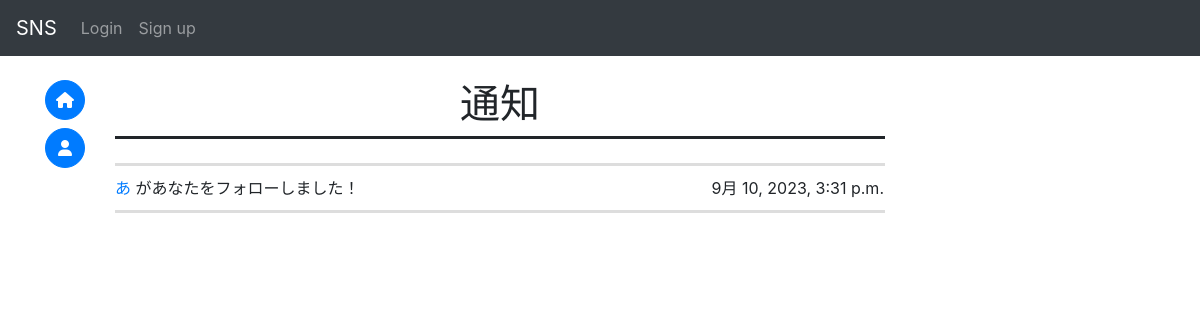
Before: /sns/notice/ac20daa5716d4be9b03715f506b8e887/ with the older database file.
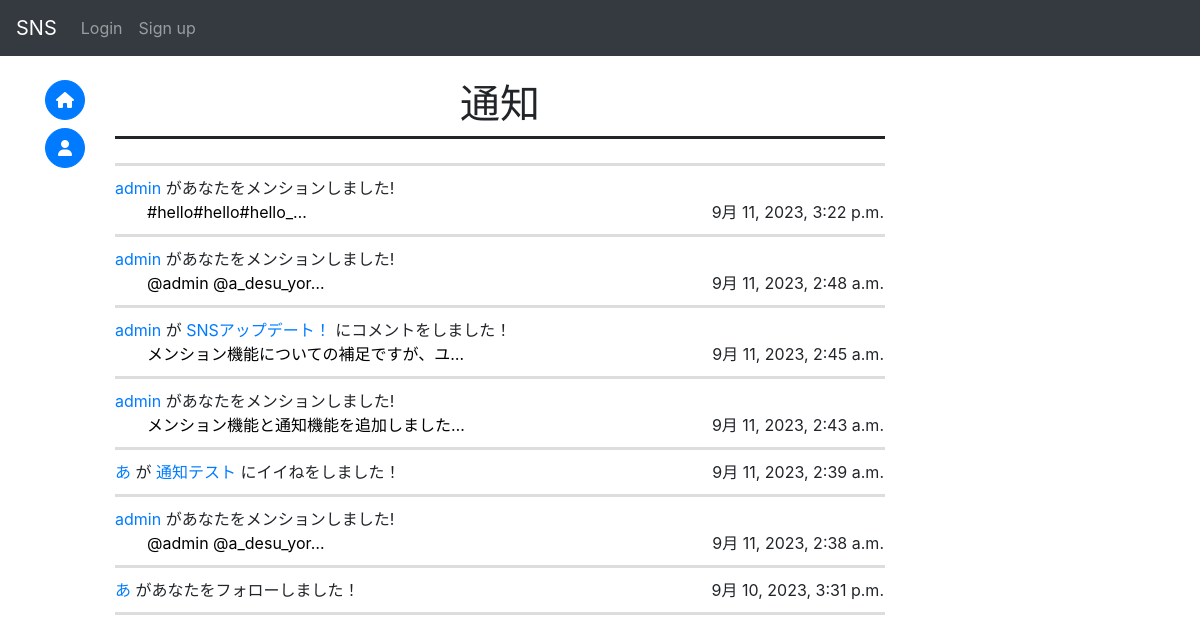
After: the same page with the newer database file.
### sns/models.py (models this page shows, shortened)
class Notice(models.Model):
    id = models.UUIDField(primary_key=True, default=uuid.uuid4, editable=False)
    method = models.CharField(max_length=20)
    user_from = models.ForeignKey(
        get_user_model(),
        on_delete=models.CASCADE,
        related_name="user_from"
    )
    user_to = models.ForeignKey(
        get_user_model(),
        on_delete=models.CASCADE,
        related_name="user_to"
    )
    new = models.BooleanField(default=True)
    created_at = models.DateTimeField(auto_now_add=True, null=True)
    post = models.ForeignKey(
        Post,
        on_delete=models.CASCADE,
        null=True,
        related_name="notice_post"
    )
    comment = models.ForeignKey(
        Post,
        on_delete=models.CASCADE,
        related_name="comment",
        null=True
    )

class Post(models.Model):
    id = models.UUIDField(primary_key=True, default=uuid.uuid4, editable=False)
    title = models.CharField(max_length=50, null=True)
    detail = models.TextField(max_length=255)
    author = models.ForeignKey(
        get_user_model(),
        on_delete=models.CASCADE,
        related_name="author"
    )
    created_at = models.DateTimeField(auto_now_add=True)
    good_num = models.IntegerField(default=0)
    mode = models.IntegerField(default=0)#0:通常の投稿 1:コメント
    parent_post = models.ForeignKey(
        "Post",
        on_delete=models.CASCADE,
        null=True,
        blank=True,
    )
    mention = models.ManyToManyField(
        get_user_model(),
        related_name="mention",
        blank=True
    )

### accounts/models.py (models this page shows, shortened)
class CustomUser(AbstractBaseUser, PermissionsMixin):
    id = models.UUIDField(primary_key=True, default=uuid.uuid4, editable=False)
    email = models.EmailField(_("email address"), unique=True, null=True)
    is_staff = models.BooleanField(
        _("staff status"),
        default=False,
        help_text=_("Designates whether the user can log into this admin site."),
    )
    username = models.CharField(_("username"), max_length=50)
    usertag = models.CharField(_("usertag"), max_length=16, unique=True, null=True)
    created_at = models.DateTimeField(auto_now_add=True)
    mentioned = models.ManyToManyField(
        "sns.Post",
        blank=True,
        related_name="mentioned"
    )
    objects = CustomUserManager()
    EMAIL_FIELD = "email"
    USERNAME_FIELD = "email"
    REQUIRED_FIELDS = ["username", "usertag"]
    class Meta:
        verbose_name = _("user")
        verbose_name_plural = _("users")

### sns/views.py (the view)
# urls.py: path("notice/<str:id>/", views.notification, name="notice"),
def notification(request, id):
    context = {}
    user = get_object_or_404(get_user_model(), id=id)
    notice_list = Notice.objects.filter(user_to = user)
    news = set()
    for n in notice_list:
        if n.new:
            n.new = False
            news.add(n)
            n.save()
    context["notices"] = notice_list
    context["news"] = news
    return render(request, "sns/notice.html", context)

### sns/templates/sns/notice.html
{% extends "base.html" %}
{% block content %}
<h1 style="text-align:center;">通知</h1>
<div style="border-top:solid; color:999;"></div>
<br>
<div style="padding-bottom:10px;">
    <div style="border-top:solid; color:#ddd; border-widht:2px"></div>
</div>
{% for notice in notices reversed %}
    {% if notice in news %}
        <div style="font-weight:bold;">
    {% else %}
        <div style="display:inline;">
    {% endif %}
            <span sytle="position:absolute; left:1rem;">
                {% if notice.method == "good" %}
                    <a href="{% url 'accounts:user' notice.user_from.id %}">
                        {{ notice.user_from.username }}
                    </a>
                    が
                    <a href="{% url 'sns:post' notice.post.id %}">
                        {{ notice.post.title }}
                    </a>
                    にイイねをしました！
                {% elif notice.method == "comment"%}
                    <a href="{% url 'accounts:user' notice.user_from.id %}">
                        {{ notice.user_from.username }}
                    </a>
                    が
                    <a href="{% url 'sns:post' notice.post.id %}">
                        {{ notice.post.title }}
                    </a>
                    にコメントをしました！
                    <br>
                    <a href="{% url 'sns:post' notice.comment.id %}" style="font-weight:normal; padding-left:2rem" class="notlink">
                        {{ notice.comment.detail | truncatechars:20}}
                    </a>
                {% elif notice.method == "follow" %}
                    <a href="{% url 'accounts:user' notice.user_from.id %}">
                        {{ notice.user_from.username }}
                    </a>
                    があなたをフォローしました！
                {% elif notice.method == "mention" %}
                    <a href="{% url 'accounts:user' notice.user_from.id %}">
                        {{ notice.user_from.username }}
                    </a>
                    があなたをメンションしました!
                    <br>
                    <a href="{% url 'sns:post' notice.post.id %}" style="font-weight:normal; padding-left:2rem" class="notlink">
                        {{ notice.post.detail | truncatechars:20}}
                    </a>
                {% endif %}
            </span>
            <span style="position:absolute; right:1rem;">
                {{ notice.created_at }}
            </span>
    </div>
    <div style="padding-top:10px; padding-bottom:10px;">
        <div style="border-bottom:solid; color:#ddd; border-widht:2px"></div>
    </div>
{% endfor %}
{% endblock content %}

### templates/base.html (shortened to what this page needs)
<!DOCTYPE html>
<html>
    <head>
        {% load static %}
        <link rel="stylesheet" href="https://stackpath.bootstrapcdn.com/bootstrap/4.3.1/css/bootstrap.min.css">
        <link href="{% static 'fontawesomefree/css/fontawesome.css' %}" rel="stylesheet" type="text/css">
        <link href="{% static 'fontawesomefree/css/brands.css' %}" rel="stylesheet" type="text/css">
        <link href="{% static 'fontawesomefree/css/solid.css' %}" rel="stylesheet" type="text/css">
        <link rel="stylesheet" href="{% static 'css/card.css' %}">
    </head>
    {% if user.is_anonymous %}
        <body>
    {% else %}
        <body onload="check_notification('{{ user.id }}');">
    {% endif %}
        <nav class='navbar navbar-expand-sm navbar-dark bg-dark fixed-top'>
            <a class='navbar-brand' href='{% url "sns:index" %}'>SNS</a>
            <ul class="navbar-nav">
                {% if user.is_authenticated %}
                    <li class="navbar-item">
                        <a href='{% url "accounts:user" user.id %}'>
                            <span class="navbar-text">{{ user }} -</span>
                        </a>
                    </li>
                    <li class="nav-item">
                        <a href='{% url "logout" %}' class="logout nav-link">
                            Logout
                        </a>
                    </li>
                {% else %}
                    <li class="nav-item">
                        <a href='{% url "login" %}' class="login nav-link">
                            Login
                        </a>
                    </li>
                    <li class="nav-item">
                        <a href='{% url "accounts:signup" %}' class="signup nav-link">Sign up</a>
                    </li>
                {% endif %}
            </ul>
        </nav>
        <div class='container-fluid'>
            <div class="row">
                <div class="col-1">
                    <div style="position: sticky; top: 75px;">
                            <button class="btn btn-primary rounded-circle p-0 w-40px float-right"
                                 onClick="location.href='{% url 'sns:index' %}'">
                                <i class="fa-solid fa-house"></i>
                            </button>
                            <br>
                            <br>
                            {% if user.is_anonymous %}
                                <button class="btn btn-primary rounded-circle p-0 w-40px float-right"
                                    onClick="location.href='/accounts/login'">
                                    <i class="fa-solid fa-user"></i>
                                </button>
                            {% endif %}
                    </div>
                </div>
                <div class="col-8">
                    {% block content %}
                    {% endblock %}
                </div>
            </div>
        </div>
    </body>
</html>

### static/css/card.css (style rules this page uses)
.notlink { text-decoration:none !important; color:black !important; }

### templates/base.html (style rules this page uses)
body { padding-top : 80px }
.w-40px { width: 40px !important; height: 40px !important; }

Changed rows visible on the page:
added Notice: user_from.username "admin", post.detail "#hello#hello#hello_…", created_at "9月 11, 2023, 3:22 p.m."
added Notice: user_from.username "admin", post.detail "@admin @a_desu_yor…", created_at "9月 11, 2023, 2:48 a.m."
added Notice: user_from.username "admin", post "SNSアップデート！", comment.detail "メンション機能についての補足ですが、ユ…", created_at "9月 11, 2023, 2:45 a.m."
added Notice: user_from.username "admin", post.detail "メンション機能と通知機能を追加しました…", created_at "9月 11, 2023, 2:43 a.m."
added Notice: user_from.username "あ", post "通知テスト", created_at "9月 11, 2023, 2:39 a.m."
added Notice: user_from.username "admin", post.detail "@admin @a_desu_yor…", created_at "9月 11, 2023, 2:38 a.m."
